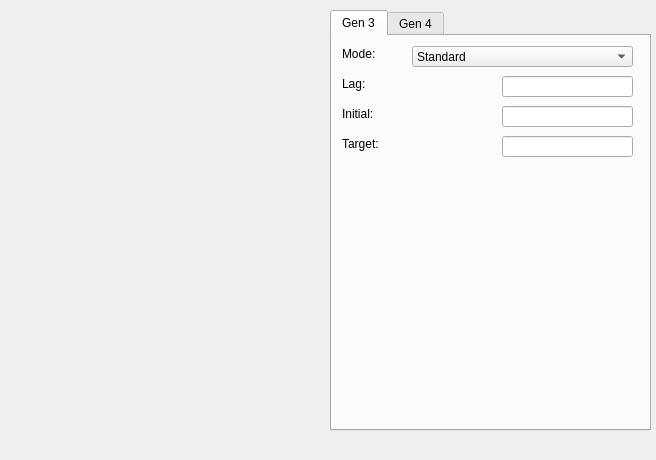
<?xml version="1.0" encoding="UTF-8"?>
<ui version="4.0">
 <class>Timer</class>
 <widget class="QMainWindow" name="Timer">
  <property name="geometry">
   <rect>
    <x>0</x>
    <y>0</y>
    <width>656</width>
    <height>460</height>
   </rect>
  </property>
  <property name="windowTitle">
   <string>MainWindow</string>
  </property>
  <widget class="QWidget" name="centralwidget">
   <widget class="QTabWidget" name="tabMenu">
    <property name="geometry">
     <rect>
      <x>330</x>
      <y>10</y>
      <width>321</width>
      <height>421</height>
     </rect>
    </property>
    <property name="currentIndex">
     <number>0</number>
    </property>
    <widget class="QWidget" name="tabGen3">
     <attribute name="title">
      <string>Gen 3</string>
     </attribute>
     <widget class="QLabel" name="labelModeGen3">
      <property name="geometry">
       <rect>
        <x>10</x>
        <y>10</y>
        <width>61</width>
        <height>16</height>
       </rect>
      </property>
      <property name="text">
       <string>Mode: </string>
      </property>
     </widget>
     <widget class="QComboBox" name="comboBox">
      <property name="geometry">
       <rect>
        <x>80</x>
        <y>10</y>
        <width>221</width>
        <height>21</height>
       </rect>
      </property>
      <item>
       <property name="text">
        <string>Standard</string>
       </property>
      </item>
      <item>
       <property name="text">
        <string>Variable Target</string>
       </property>
      </item>
     </widget>
     <widget class="QLabel" name="labelLagGen3">
      <property name="geometry">
       <rect>
        <x>10</x>
        <y>40</y>
        <width>61</width>
        <height>16</height>
       </rect>
      </property>
      <property name="text">
       <string>Lag: </string>
      </property>
     </widget>
     <widget class="QTextBox" name="textBoxLagGen3">
      <property name="geometry">
       <rect>
        <x>170</x>
        <y>40</y>
        <width>131</width>
        <height>21</height>
       </rect>
      </property>
     </widget>
     <widget class="QLabel" name="labelInitialGen3">
      <property name="geometry">
       <rect>
        <x>10</x>
        <y>70</y>
        <width>61</width>
        <height>16</height>
       </rect>
      </property>
      <property name="text">
       <string>Initial:</string>
      </property>
     </widget>
     <widget class="QTextBox" name="textBoxInitialGen3">
      <property name="geometry">
       <rect>
        <x>170</x>
        <y>70</y>
        <width>131</width>
        <height>21</height>
       </rect>
      </property>
     </widget>
     <widget class="QLabel" name="labelTargetGen3">
      <property name="geometry">
       <rect>
        <x>10</x>
        <y>100</y>
        <width>61</width>
        <height>16</height>
       </rect>
      </property>
      <property name="text">
       <string>Target:</string>
      </property>
     </widget>
     <widget class="QTextBox" name="textBoxTargetGen3">
      <property name="geometry">
       <rect>
        <x>170</x>
        <y>100</y>
        <width>131</width>
        <height>21</height>
       </rect>
      </property>
     </widget>
    </widget>
    <widget class="QWidget" name="tabGen4">
     <attribute name="title">
      <string>Gen 4</string>
     </attribute>
    </widget>
   </widget>
  </widget>
  <widget class="QMenuBar" name="menubar">
   <property name="geometry">
    <rect>
     <x>0</x>
     <y>0</y>
     <width>656</width>
     <height>21</height>
    </rect>
   </property>
  </widget>
 </widget>
 <customwidgets>
  <customwidget>
   <class>QTextBox</class>
   <extends>QLineEdit</extends>
   <header>Forms/Controls/QTextBox.hpp</header>
  </customwidget>
 </customwidgets>
 <resources/>
 <connections/>
</ui>
